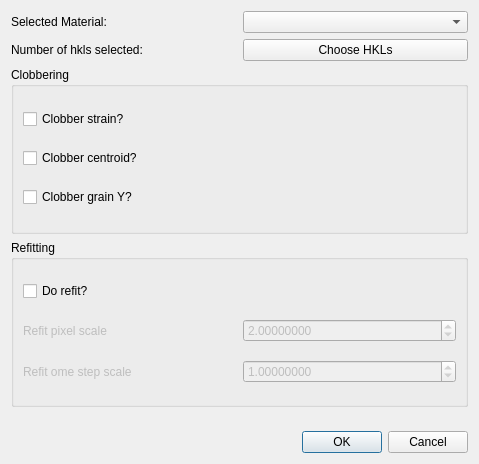
<?xml version="1.0" encoding="UTF-8"?>
<ui version="4.0">
 <class>hedm_calibration_options_dialog</class>
 <widget class="QDialog" name="hedm_calibration_options_dialog">
  <property name="geometry">
   <rect>
    <x>0</x>
    <y>0</y>
    <width>479</width>
    <height>464</height>
   </rect>
  </property>
  <property name="windowTitle">
   <string>HEDM Calibration Options</string>
  </property>
  <layout class="QVBoxLayout" name="verticalLayout">
   <item>
    <layout class="QGridLayout" name="grid_layout">
     <item row="1" column="2">
      <widget class="QComboBox" name="material"/>
     </item>
     <item row="2" column="1">
      <widget class="QLabel" name="num_hkls_selected">
       <property name="text">
        <string>Number of hkls selected:</string>
       </property>
      </widget>
     </item>
     <item row="6" column="1" colspan="2">
      <widget class="QGroupBox" name="refitting_group">
       <property name="title">
        <string>Refitting</string>
       </property>
       <layout class="QGridLayout" name="gridLayout">
        <item row="1" column="0">
         <widget class="QLabel" name="refit_pixel_scale_label">
          <property name="enabled">
           <bool>false</bool>
          </property>
          <property name="text">
           <string>Refit pixel scale</string>
          </property>
         </widget>
        </item>
        <item row="0" column="0">
         <widget class="QCheckBox" name="do_refit">
          <property name="text">
           <string>Do refit?</string>
          </property>
         </widget>
        </item>
        <item row="2" column="0">
         <widget class="QLabel" name="refit_ome_step_scale_label">
          <property name="enabled">
           <bool>false</bool>
          </property>
          <property name="text">
           <string>Refit ome step scale</string>
          </property>
         </widget>
        </item>
        <item row="1" column="1">
         <widget class="ScientificDoubleSpinBox" name="refit_pixel_scale">
          <property name="enabled">
           <bool>false</bool>
          </property>
          <property name="sizePolicy">
           <sizepolicy hsizetype="Minimum" vsizetype="Fixed">
            <horstretch>0</horstretch>
            <verstretch>0</verstretch>
           </sizepolicy>
          </property>
          <property name="decimals">
           <number>8</number>
          </property>
          <property name="maximum">
           <double>1000000.000000000000000</double>
          </property>
          <property name="value">
           <double>2.000000000000000</double>
          </property>
         </widget>
        </item>
        <item row="2" column="1">
         <widget class="ScientificDoubleSpinBox" name="refit_ome_step_scale">
          <property name="enabled">
           <bool>false</bool>
          </property>
          <property name="decimals">
           <number>8</number>
          </property>
          <property name="maximum">
           <double>1000000.000000000000000</double>
          </property>
          <property name="value">
           <double>1.000000000000000</double>
          </property>
         </widget>
        </item>
       </layout>
      </widget>
     </item>
     <item row="2" column="2">
      <widget class="QPushButton" name="choose_hkls">
       <property name="text">
        <string>Choose HKLs</string>
       </property>
      </widget>
     </item>
     <item row="1" column="1">
      <widget class="QLabel" name="material_label">
       <property name="text">
        <string>Selected Material:</string>
       </property>
      </widget>
     </item>
     <item row="5" column="1" colspan="2">
      <widget class="QGroupBox" name="clobbering_group">
       <property name="title">
        <string>Clobbering</string>
       </property>
       <layout class="QVBoxLayout" name="verticalLayout_2">
        <item>
         <widget class="QCheckBox" name="clobber_strain">
          <property name="toolTip">
           <string>&lt;html&gt;&lt;head/&gt;&lt;body&gt;&lt;p&gt;Sets and fixes the stretch matrix to identity.&lt;/p&gt;&lt;/body&gt;&lt;/html&gt;</string>
          </property>
          <property name="text">
           <string>Clobber strain?</string>
          </property>
         </widget>
        </item>
        <item>
         <widget class="QCheckBox" name="clobber_centroid">
          <property name="toolTip">
           <string>&lt;html&gt;&lt;head/&gt;&lt;body&gt;&lt;p&gt;Sets and fixes the grain position to the origin: (0, 0, 0).&lt;/p&gt;&lt;/body&gt;&lt;/html&gt;</string>
          </property>
          <property name="text">
           <string>Clobber centroid?</string>
          </property>
         </widget>
        </item>
        <item>
         <widget class="QCheckBox" name="clobber_grain_Y">
          <property name="toolTip">
           <string>&lt;html&gt;&lt;head/&gt;&lt;body&gt;&lt;p&gt;Sets and fixes the grain Y to zero.&lt;/p&gt;&lt;/body&gt;&lt;/html&gt;</string>
          </property>
          <property name="text">
           <string>Clobber grain Y?</string>
          </property>
         </widget>
        </item>
       </layout>
      </widget>
     </item>
    </layout>
   </item>
   <item>
    <spacer name="vertical_spacer">
     <property name="orientation">
      <enum>Qt::Vertical</enum>
     </property>
     <property name="sizeType">
      <enum>QSizePolicy::Fixed</enum>
     </property>
     <property name="sizeHint" stdset="0">
      <size>
       <width>17</width>
       <height>18</height>
      </size>
     </property>
    </spacer>
   </item>
   <item>
    <widget class="QDialogButtonBox" name="button_box">
     <property name="orientation">
      <enum>Qt::Horizontal</enum>
     </property>
     <property name="standardButtons">
      <set>QDialogButtonBox::Cancel|QDialogButtonBox::Ok</set>
     </property>
    </widget>
   </item>
  </layout>
 </widget>
 <customwidgets>
  <customwidget>
   <class>ScientificDoubleSpinBox</class>
   <extends>QDoubleSpinBox</extends>
   <header>scientificspinbox.h</header>
  </customwidget>
 </customwidgets>
 <tabstops>
  <tabstop>material</tabstop>
  <tabstop>choose_hkls</tabstop>
 </tabstops>
 <resources/>
 <connections>
  <connection>
   <sender>button_box</sender>
   <signal>accepted()</signal>
   <receiver>hedm_calibration_options_dialog</receiver>
   <slot>accept()</slot>
   <hints>
    <hint type="sourcelabel">
     <x>248</x>
     <y>254</y>
    </hint>
    <hint type="destinationlabel">
     <x>157</x>
     <y>274</y>
    </hint>
   </hints>
  </connection>
  <connection>
   <sender>button_box</sender>
   <signal>rejected()</signal>
   <receiver>hedm_calibration_options_dialog</receiver>
   <slot>reject()</slot>
   <hints>
    <hint type="sourcelabel">
     <x>316</x>
     <y>260</y>
    </hint>
    <hint type="destinationlabel">
     <x>286</x>
     <y>274</y>
    </hint>
   </hints>
  </connection>
  <connection>
   <sender>do_refit</sender>
   <signal>toggled(bool)</signal>
   <receiver>refit_pixel_scale_label</receiver>
   <slot>setEnabled(bool)</slot>
   <hints>
    <hint type="sourcelabel">
     <x>354</x>
     <y>218</y>
    </hint>
    <hint type="destinationlabel">
     <x>123</x>
     <y>253</y>
    </hint>
   </hints>
  </connection>
  <connection>
   <sender>do_refit</sender>
   <signal>toggled(bool)</signal>
   <receiver>refit_pixel_scale</receiver>
   <slot>setEnabled(bool)</slot>
   <hints>
    <hint type="sourcelabel">
     <x>354</x>
     <y>218</y>
    </hint>
    <hint type="destinationlabel">
     <x>354</x>
     <y>253</y>
    </hint>
   </hints>
  </connection>
  <connection>
   <sender>do_refit</sender>
   <signal>toggled(bool)</signal>
   <receiver>refit_ome_step_scale_label</receiver>
   <slot>setEnabled(bool)</slot>
   <hints>
    <hint type="sourcelabel">
     <x>354</x>
     <y>218</y>
    </hint>
    <hint type="destinationlabel">
     <x>123</x>
     <y>290</y>
    </hint>
   </hints>
  </connection>
  <connection>
   <sender>do_refit</sender>
   <signal>toggled(bool)</signal>
   <receiver>refit_ome_step_scale</receiver>
   <slot>setEnabled(bool)</slot>
   <hints>
    <hint type="sourcelabel">
     <x>354</x>
     <y>218</y>
    </hint>
    <hint type="destinationlabel">
     <x>354</x>
     <y>290</y>
    </hint>
   </hints>
  </connection>
 </connections>
</ui>
